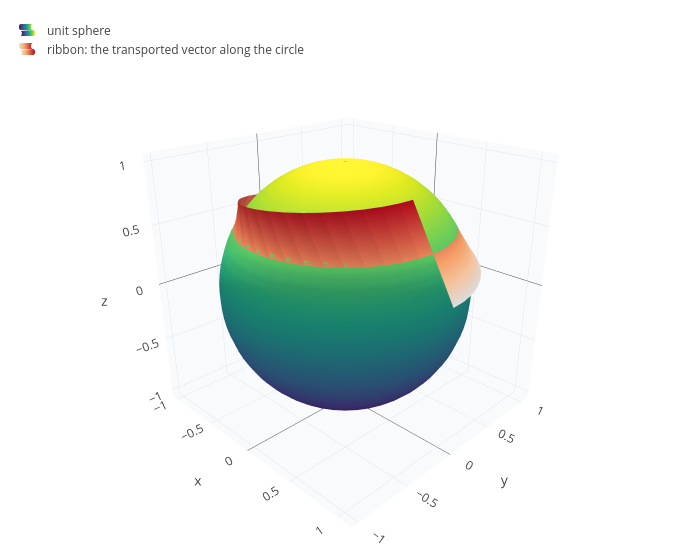

The notebook cell saved with this chart:
### Markdown cell above
### Seeing it in 3D

Here is the transported vector drawn as a ribbon above the sphere: at each point of the circle, the ribbon edge shows
where the vector points. Where the ribbon starts and ends (at the front), the arrow has flipped.

### Code cell
r = 1;
w = cos(th);
ball = surface(sin(theta)*cos(phi), sin(theta)*sin(phi), cos(theta), theta, 0, pi, phi, 0, 2*pi);
ribbon = surface(sin(th)*cos(phi) + q*(cos(w*phi)*cos(th)*cos(phi) + sin(w*phi)*sin(phi)), sin(th)*sin(phi) + q*(cos(w*phi)*cos(th)*sin(phi) - sin(w*phi)*cos(phi)), cos(th) - q*cos(w*phi)*sin(th), phi, 0, 2*pi, q, 0, 0.4);
legend(show(ball, ribbon), "unit sphere", "ribbon: the transported vector along the circle")

### Figure 1 — Plotly figure (JSON) as saved in the notebook; plotly's stock layout.template omitted (floating-point values rounded to 4 significant figures; data arrays with more than 128 entries replaced by an {"elided": "..."} marker saying what was removed)
{"data": [{"colorscale": "Viridis", "name": "unit sphere", "opacity": 1, "showlegend": true, "showscale": false, "type": "surface", "x": {"elided": "41x41 float values"}, "y": {"elided": "41x41 float values"}, "z": {"elided": "41x41 float values"}}, {"colorscale": "Reds", "name": "ribbon: the transported vector along the circle", "opacity": 1, "showlegend": true, "showscale": false, "type": "surface", "x": {"elided": "41x41 float values"}, "y": {"elided": "41x41 float values"}, "z": {"elided": "41x41 float values"}}], "layout": {"height": 560, "legend": {"x": 0.01, "y": 0.99}, "margin": {"b": 0, "l": 0, "r": 0, "t": 10}, "scene": {"aspectmode": "data", "camera": {"eye": {"x": 1.6, "y": -1.6, "z": 1.0}}, "xaxis": {"backgroundcolor": "#f8fafc", "gridcolor": "#e2e8f0", "showbackground": true, "title": {"text": "x"}}, "yaxis": {"backgroundcolor": "#f8fafc", "gridcolor": "#e2e8f0", "showbackground": true, "title": {"text": "y"}}, "zaxis": {"backgroundcolor": "#f8fafc", "gridcolor": "#e2e8f0", "showbackground": true, "title": {"text": "z"}}}, "showlegend": true, "title": {"text": ""}, "width": 700}}
